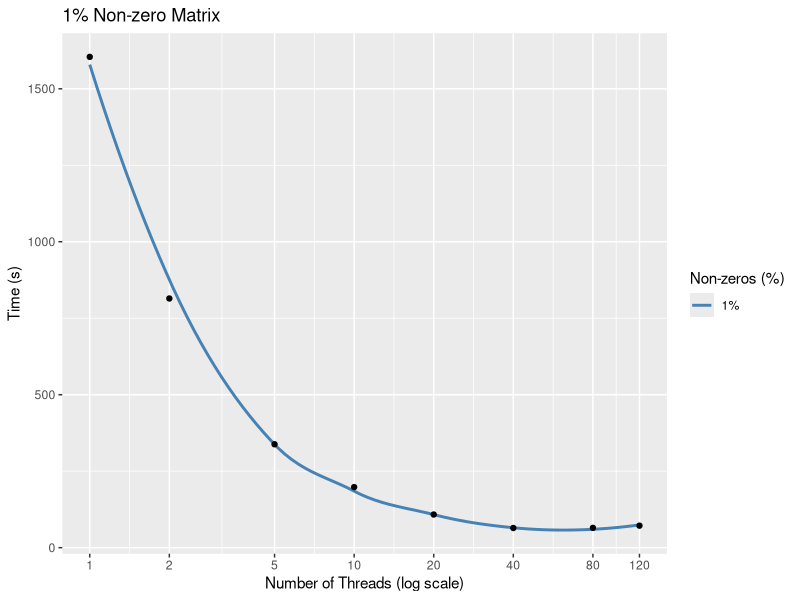
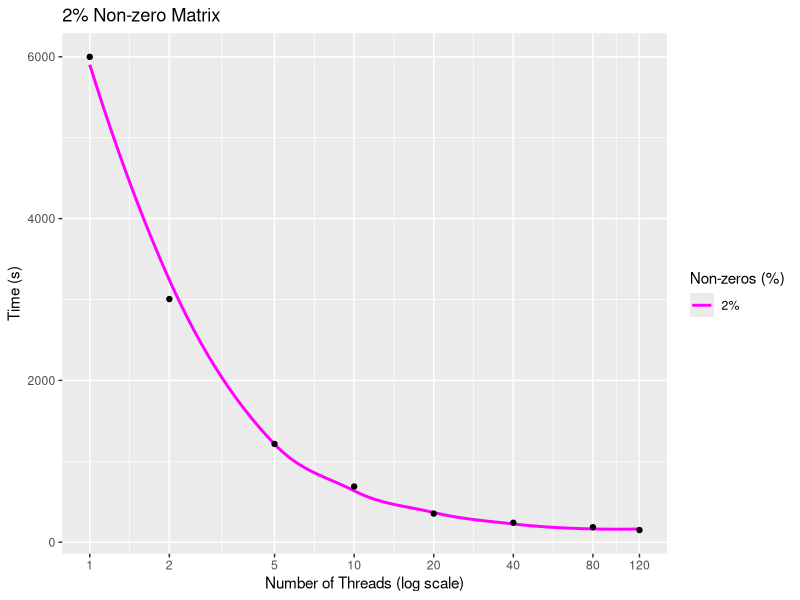
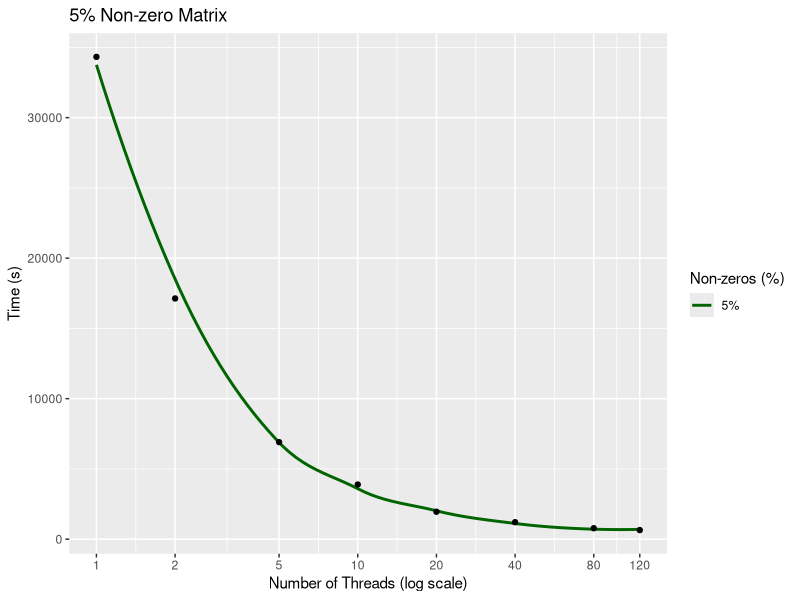
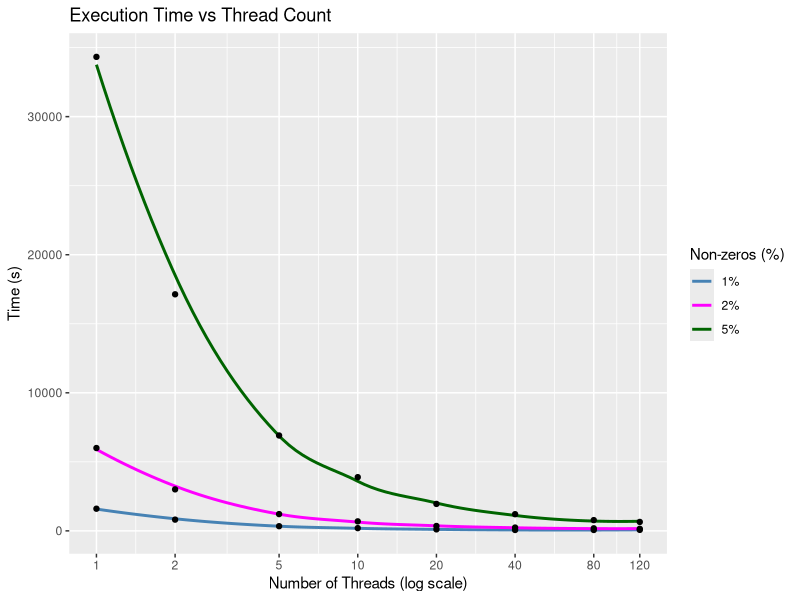

These figures' R source, in order:
## ---- chunk 1
library(ggplot2)
library(knitr)
library(gridExtra)
## ---- chunk 2
library(ggplot2)
library(gridExtra)

# Data
data <- data.frame(
  num_thread =  c(1, 2, 5, 10, 20, 40, 80, 120),
  percent_1 = c(1604.39, 814.507, 337.936, 197.947, 108.282, 64.2614, 64.6179, 71.84),
  percent_2 = c(5999.23, 3005.59, 1214.35, 688.519, 353.096, 239.968, 185.006, 149.679),
  percent_5 = c(34327.9, 17133.4, 6907.46, 3889.31, 1951.35, 1207.59, 778.801, 646.755)
)

# Percent 1% plot
p1 <- ggplot(data, aes(x = num_thread)) +
  geom_smooth(aes(y = percent_1, color = "1%"), se = FALSE) +
  geom_point(aes(y = percent_1)) +
  labs(title = "1% Non-zero Matrix",
       x = "Number of Threads (log scale)",
       y = "Time (s)",
       color = "Non-zeros (%)") +
  scale_color_manual(values = "steelblue") +
  scale_x_log10(breaks = c(1, 2, 5, 10, 20, 40, 80, 120))

# Percent 2% plot
p2 <- ggplot(data, aes(x = num_thread)) +
  geom_smooth(aes(y = percent_2, color = "2%"), se = FALSE) +
  geom_point(aes(y = percent_2)) +
  labs(title = "2% Non-zero Matrix",
       x = "Number of Threads (log scale)",
       y = "Time (s)",
       color = "Non-zeros (%)") +
  scale_color_manual(values = "magenta") +
  scale_x_log10(breaks = c(1, 2, 5, 10, 20, 40, 80, 120))

# Percent 5% plot
p3 <- ggplot(data, aes(x = num_thread)) +
  geom_smooth(aes(y = percent_5, color = "5%"), se = FALSE) +
  geom_point(aes(y = percent_5)) +
  labs(title = "5% Non-zero Matrix",
       x = "Number of Threads (log scale)",
       y = "Time (s)",
       color = "Non-zeros (%)") +
  scale_color_manual(values = "darkgreen") +
  scale_x_log10(breaks = c(1, 2, 5, 10, 20, 40, 80, 120))

# Combined plot (your original one)
p_combined <- ggplot(data, aes(x = num_thread)) +
  geom_smooth(aes(y = percent_1, color = "1%"), se = FALSE) +
  geom_smooth(aes(y = percent_2, color = "2%"), se = FALSE) +
  geom_smooth(aes(y = percent_5, color = "5%"), se = FALSE) +
  geom_point(aes(y = percent_1)) +
  geom_point(aes(y = percent_2)) +
  geom_point(aes(y = percent_5)) +
  labs(title = "Execution Time vs Thread Count",
       x = "Number of Threads (log scale)",
       y = "Time (s)",
       color = "Non-zeros (%)") +
  scale_color_manual(values = c(
    "1%" = "steelblue",
    "2%" = "magenta",
    "5%" = "darkgreen")) +
  scale_x_log10(breaks = c(1, 2, 5, 10, 20, 40, 80, 120))

# Arrange the plots in a 2x2 grid
p1
p2
p3
p_combined

